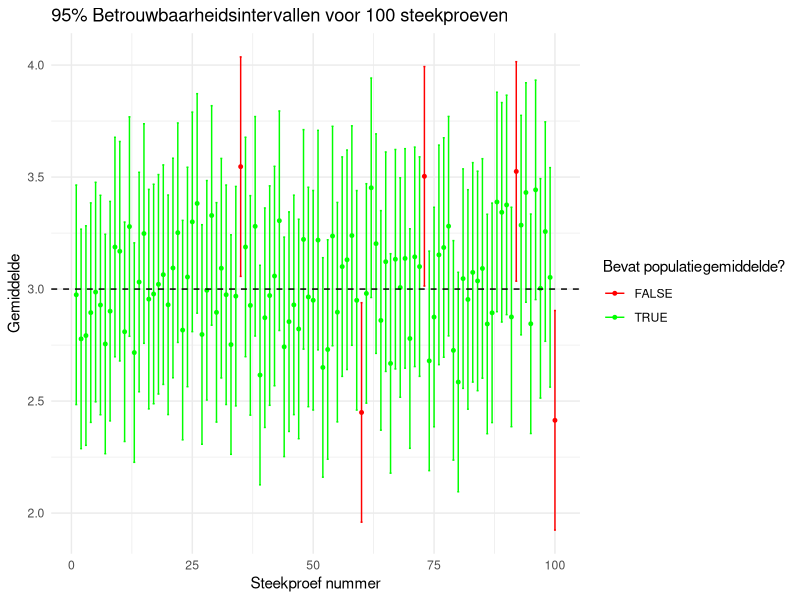

Recreate this plot in R.
library(ggplot2)
library(dplyr)

set.seed(6)  # Voor reproduceerbaarheid

# Parameters
pop_mean <- 3
pop_sd <- 2.5
sample_size <- 100
n_intervals <- 100
conf_level <- 0.95
z_score <- qnorm(1 - (1 - conf_level)/2)

# Simuleer 100 steekproeven en hun betrouwbaarheidsintervallen
intervals <- data.frame(
  id = 1:n_intervals,
  sample_mean = replicate(n_intervals, mean(rnorm(sample_size, mean = pop_mean, sd = pop_sd)))
) %>%
  mutate(
    se = pop_sd / sqrt(sample_size),
    lower = sample_mean - z_score * se,
    upper = sample_mean + z_score * se,
    contains_mean = ifelse(lower <= pop_mean & upper >= pop_mean, TRUE, FALSE)
  )

# Plot
ggplot(intervals, aes(x = id, ymin = lower, ymax = upper, color = contains_mean)) +
  geom_errorbar(width = 0.4) +
  geom_point(aes(y = sample_mean), size = 1) +
  geom_hline(yintercept = pop_mean, linetype = "dashed", color = "black") +
  scale_color_manual(values = c("FALSE" = "red", "TRUE" = "green")) +
  labs(
    title = "95% Betrouwbaarheidsintervallen voor 100 steekproeven",
    x = "Steekproef nummer",
    y = "Gemiddelde",
    color = "Bevat populatiegemiddelde?"
  ) +
  theme_minimal()

